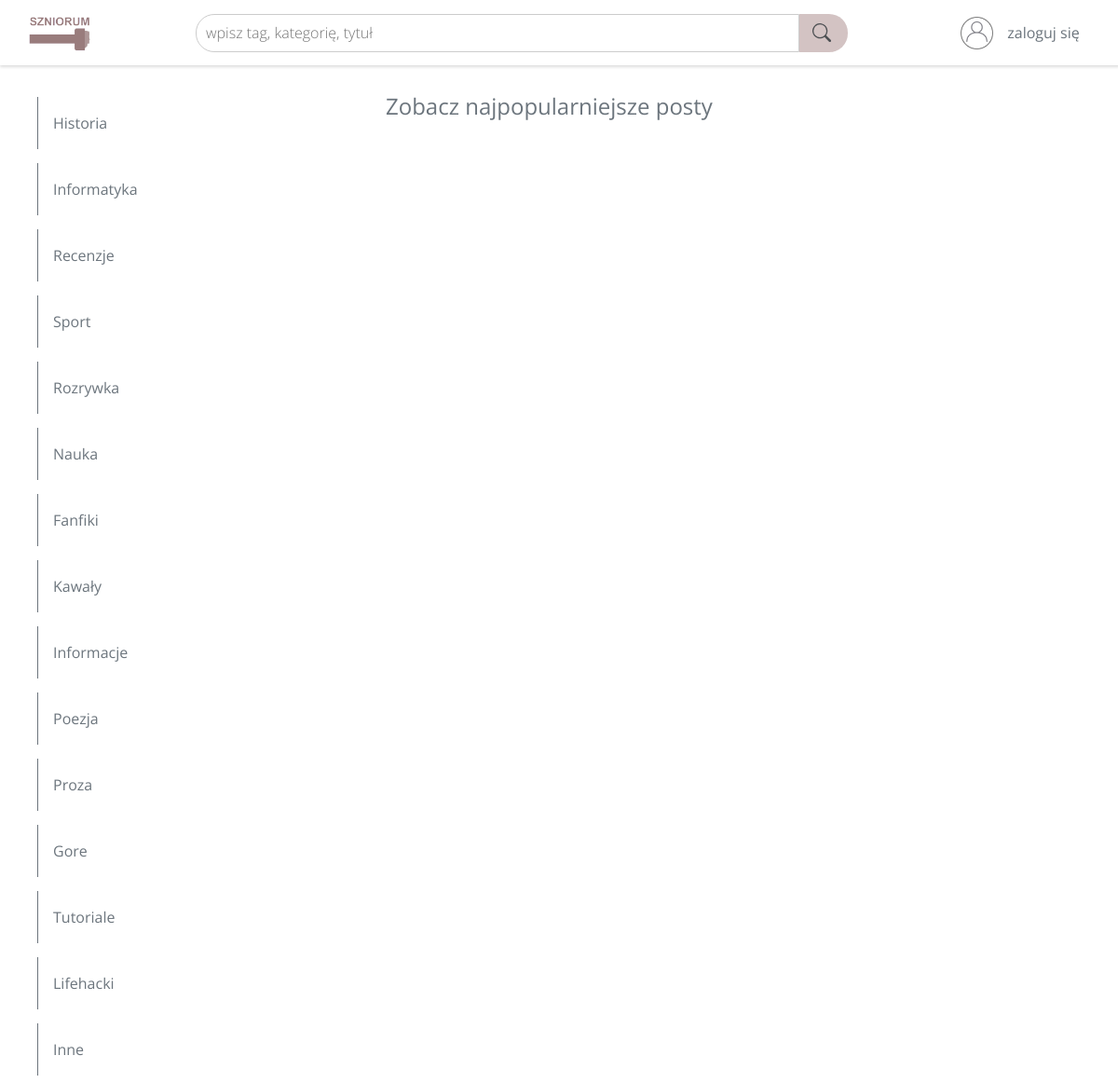
The page / on the database its author committed.
### tables this page shows
CREATE TABLE IF NOT EXISTS categories (
    `id` INT NOT NULL AUTO_INCREMENT,
    `name` TEXT(50) NOT NULL UNIQUE,

    PRIMARY KEY (`id`)
);

### www/index.php (the view, shortened to what this page needs)
<?php
    try {
        $connection = connect_to_database();
    }
    catch(Exception $e) {
        die('<h1">
                <span>Nie udało się połączyć z bazą.</span>
            </h1>');
    }
?>
<!Doctype html>
<html lang="pl">
    <head>
        <link href="/bootstrap/css/bootstrap.min.css" rel="stylesheet">
        <link href="/style/clearfix.css" rel="stylesheet"/>
        <link href="/style/head.css" rel="stylesheet"/>
        <link href="/style/index.css" rel="stylesheet"/>
        <link href="/style/gridtile.css" rel="stylesheet"/>
    </head>
    <body>
        <?php
            require "./components/head.php";
        ?>
        <div class="main d-flex">
            <div class="main__categories p-2">
                <ul class="main__categoriesList d-flex flex-column mt-3">
                    <?php
                        $query = "SELECT `name` FROM categories;";
                        $result = $connection->query($query);
                        $categories = $result->fetch_all();
                        foreach($categories as $cat) {
                            echo '
                                <li class="p-3 border-start border-secondary">
                                    <a href="/search.php?c='.$cat[0].'" class="main__categoryLink link-secondary">'
                                        .$cat[0].
                                    '</a>
                                </li>
                            ';
                        }
                    ?>
                </ul>
            </div>
            <div class="main__grid p-1">
                <h1 class="mb-5">
                    <span style="margin-left: 50px" class="text-secondary fs-4">Zobacz najpopularniejsze posty</span>
                </h1>
            </div>
        </div>
    </body>
</html>

### www/style/clearfix.css (style rules this page uses)
body { font-family: 'OpenSans', sans-serif; }
a { text-decoration: none !important; }
* { box-sizing: border-box; }
a, a:hover { text-decoration: none; color: inherit; }
li::marker { content: ""; }
:root { --main-theme: #c9b5b5; --main-theme-light: #e6cfcf; --main-theme-dark: #b39191; --main-theme-darker: #796363; }

### www/style/index.css (style rules this page uses)
.main { margin-top: 10px; gap: 10px; }
.main__categories { width: 350px; }
.main__categoriesList { margin: 0 auto; gap: 15px; }
.main__categoriesList li::marker { content: ""; }

### rows shown on the page
categories: name "Historia"
categories: name "Informatyka"
categories: name "Recenzje"
categories: name "Sport"
categories: name "Rozrywka"
categories: name "Nauka"
categories: name "Fanfiki"
categories: name "Kawały"
categories: name "Informacje"
categories: name "Poezja"
categories: name "Proza"
categories: name "Gore"
categories: name "Tutoriale"
categories: name "Lifehacki"
categories: name "Inne"
